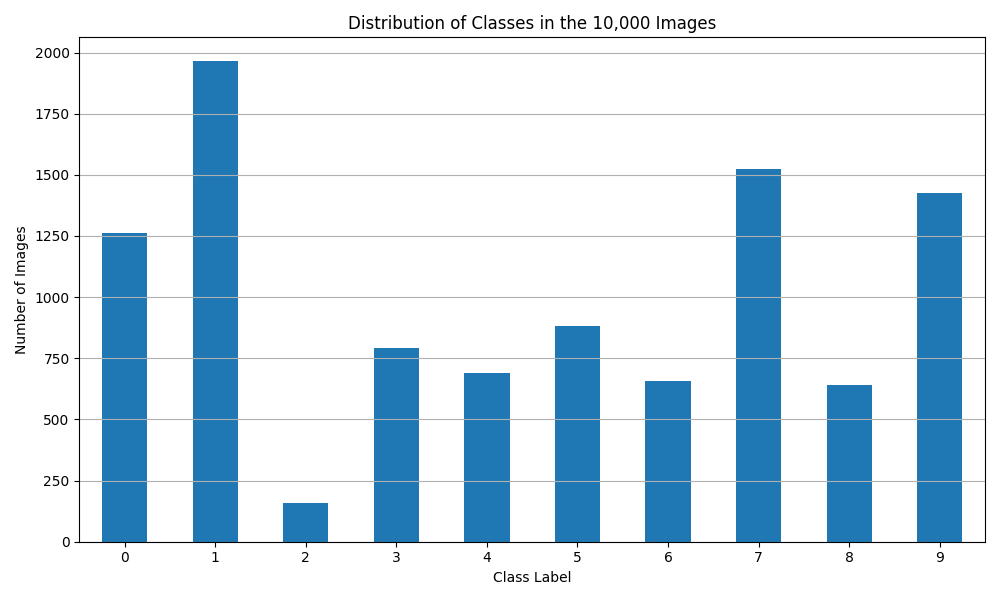
#> input picture figures/Fig_2_class_distribution_vanilla_dim_200.png, 1000 x 600 px
$ python combine_two_images.py
#> lines starting #> are read from the running program, lines starting #| are printed output that depends on the picture
from PIL import Image, ImageDraw, ImageFont

# Load images
image1 = Image.open("figures/Fig_2_class_distribution_vanilla_dim_200.png")
#> image1 is the input picture: PIL image 1000x600 RGBA; mean R, G, B, A 210.7, 226.6, 237.7, 255
image2 = Image.open("figures/Fig_6_GM_samples_class_distribution.png")
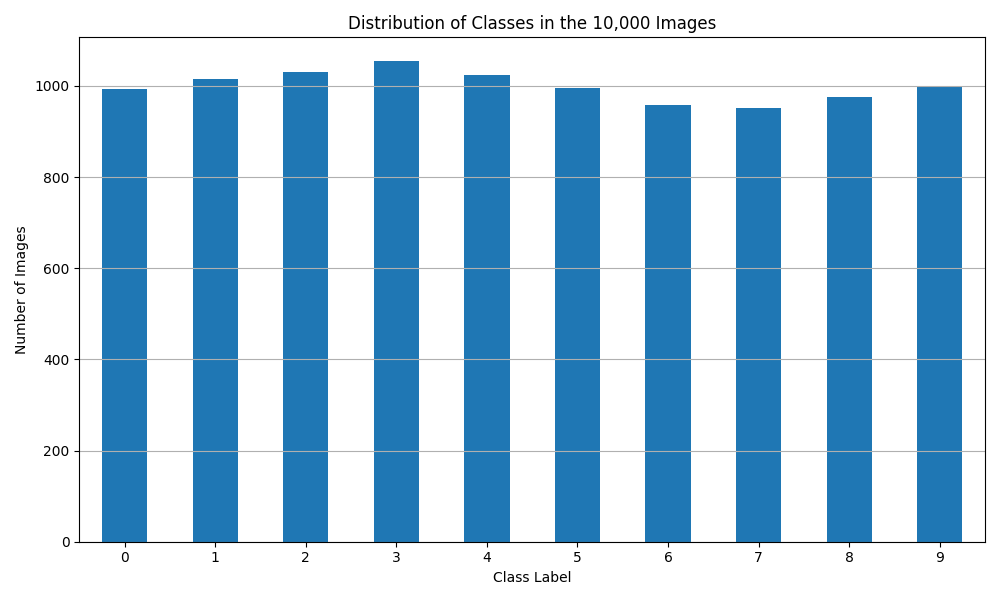
#> input picture figures/Fig_6_GM_samples_class_distribution.png, 1000 x 600 px
#> image2 is the input picture: PIL image 1000x600 RGBA; mean R, G, B, A 175.7, 205.6, 226.3, 255

# Titles for each sub-image
title1 = "Baseline (Vanilla GAN with d=200)"
title2 = "Dynamic Supervised GM GAN"

# Font settings (modify path if needed)
try:
    font = ImageFont.truetype("arial.ttf", 20)  # Common font, may need adjustment if not found
except IOError:
    font = ImageFont.load_default()

# Calculate title heights
title_height = max(font.getbbox(title1)[3], font.getbbox(title2)[3])

# Determine dimensions for new image with titles and separation line
total_width = image1.width + image2.width
#> total_width = 2000
max_image_height = max(image1.height, image2.height)
#> max_image_height = 600
line_height = 5  # Thickness of the separation line
total_height = title_height + max_image_height + line_height
#> total_height = 628

# Create new blank image
new_image = Image.new("RGBA", (total_width, total_height), (255, 255, 255, 255))
#> new_image: PIL image 2000x628 RGBA; every value is 255
draw = ImageDraw.Draw(new_image)

# Draw titles
draw.text((image1.width // 2 - font.getbbox(title1)[2] // 2, 0), title1, font=font, fill="black")
draw.text((image1.width + image2.width // 2 - font.getbbox(title2)[2] // 2, 0), title2, font=font, fill="black")

# Paste images below titles
new_image.paste(image1, (0, title_height))
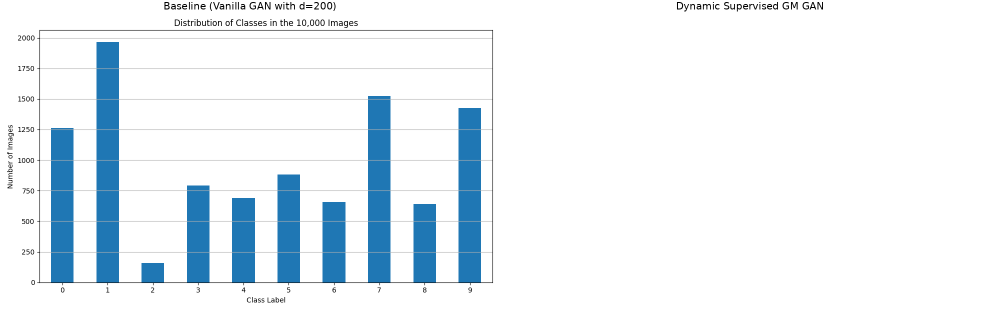
#> new_image: PIL image 2000x628 RGBA (shown at 1/2 size); mean R, G, B, A 233.3, 240.9, 246.2, 255
new_image.paste(image2, (image1.width, title_height))
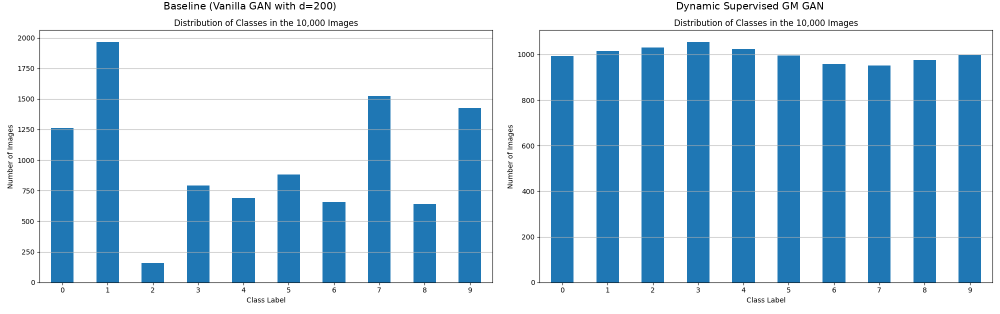
#> new_image: PIL image 2000x628 RGBA (shown at 1/2 size); mean R, G, B, A 195.4, 217.3, 232.5, 255

# # Draw separation line
# draw.line([(image1.width, title_height), (image1.width, total_height)], fill="black", width=line_height)

# Save the combined image
new_image.save("combined_image_with_titles.png")
